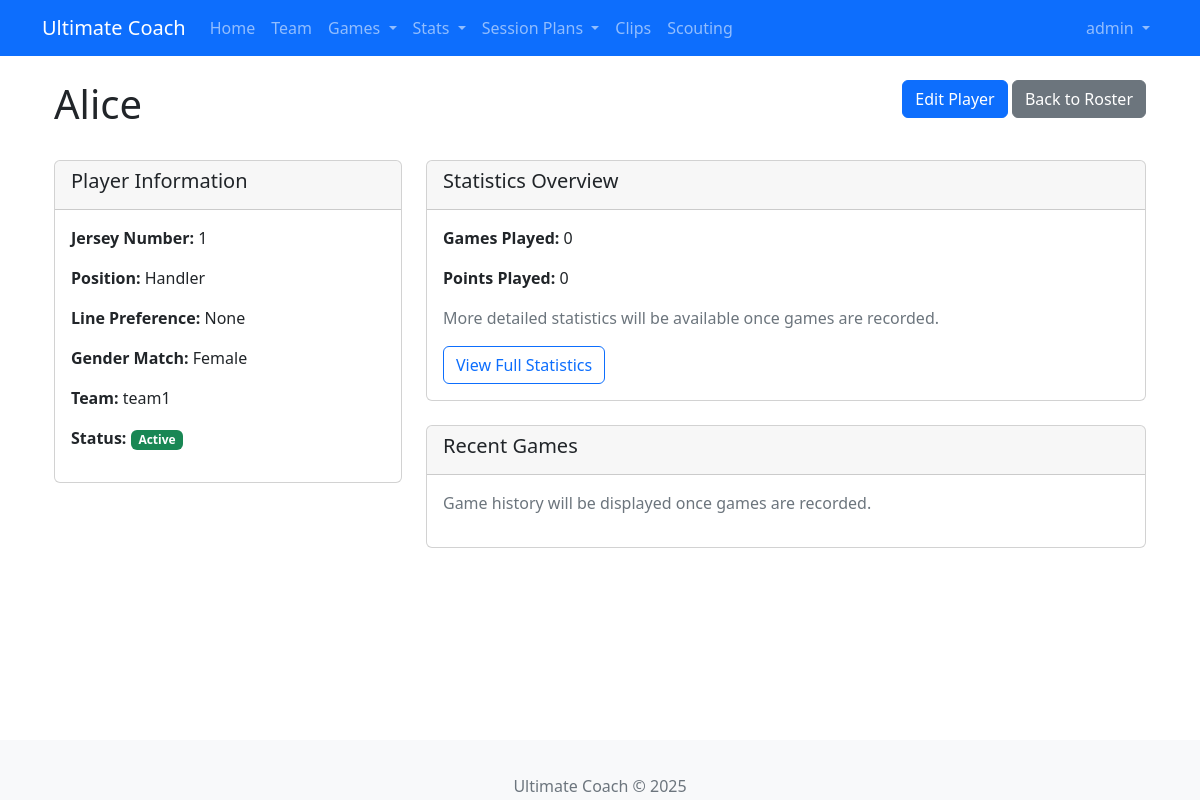
Page /team/player/1 (signed in) on the committed database.
### app/models/user.py (models this page shows, shortened)
class User(UserMixin, db.Model):
    id = db.Column(db.Integer, primary_key=True)
    username = db.Column(db.String(64), unique=True, nullable=False)
    email = db.Column(db.String(120), unique=True, nullable=False)
    password_hash = db.Column(db.String(128))
    role = db.Column(db.String(20), default='user')  # Add this line
    is_admin = db.Column(db.Boolean, default=False)
    created_at = db.Column(db.DateTime, default=datetime.utcnow)
    created_drills = db.relationship('SavedDrill', backref='creator', lazy='dynamic')
    player_profile = db.relationship('Player', back_populates='user_account', uselist=False)

### app/models/player.py (models this page shows, shortened)
class Player(db.Model):
    id = db.Column(db.Integer, primary_key=True)
    name = db.Column(db.String(100), nullable=False)
    jersey_number = db.Column(db.String(10))
    position = db.Column(db.String(20))
    height = db.Column(db.String(20))
    weight = db.Column(db.String(20))
    gender = db.Column(db.String(20))
    gender_match = db.Column(db.String(20))
    birth_date = db.Column(db.Date)
    team = db.Column(db.String(50))
    email = db.Column(db.String(120))
    phone = db.Column(db.String(20))
    line_preference = db.Column(db.String(20))
    active = db.Column(db.Boolean, default=True)
    notes = db.Column(db.Text)
    points_played = db.Column(db.Integer, default=0)
    games_played= db.Column(db.Integer, default=0)
    user_id = db.Column(db.Integer, db.ForeignKey('user.id'), nullable=True)
    user_account = db.relationship('User', back_populates='player_profile')
    lineups = db.relationship('LineUp', backref='player', lazy='dynamic', cascade='all, delete-orphan')
    player_events = db.relationship(
        "Event",
        foreign_keys='Event.player_id',
        back_populates="player",
        lazy='dynamic'
    )
    receiver_events = db.relationship(
        'Event',
        foreign_keys='Event.receiver_id',
        back_populates='receiver',
        lazy='dynamic'
    )
    receptions = db.relationship('Event', foreign_keys='Event.receiver_id', backref='receiver', lazy='dynamic')
    pulls = db.relationship('Pull', backref='player', lazy='dynamic', cascade='all, delete-orphan')
    clip_appearances = db.relationship('ClipPlayer', backref='player', lazy='dynamic', cascade='all, delete-orphan')
    attendances = db.relationship('Attendance', back_populates='player', lazy='dynamic')
    session_rsvps = db.relationship('SessionRSVP', back_populates='player', lazy='dynamic')
    @property
    def receptions(self):
        return self.receiver_events.filter_by(event_type='catch').all()

### app/routes/team.py (the view)
@bp.route('/player/<int:player_id>')
@login_required
def player_detail(player_id):
    player = Player.query.get_or_404(player_id)
    return render_template('team/player_detail.html', player=player)

### app/models/user.py (called while the page is built)
@login.user_loader
def load_user(id):
    return User.query.get(int(id))

### app/templates/team/player_detail.html (shortened to what this page needs)
{% extends "base.html" %}
{% block content %}
<div class="container">
    <div class="row mb-4">
        <div class="col-md-8">
            <h1>{{ player.name }}</h1>
        </div>
        <div class="col-md-4 text-end">
            <a href="{{ url_for('team.edit_player', player_id=player.id) }}" class="btn btn-primary">Edit Player</a>
            <a href="{{ url_for('team.index') }}" class="btn btn-secondary">Back to Roster</a>
        </div>
    </div>
    <div class="row">
        <div class="col-md-4">
            <div class="card mb-4">
                <div class="card-header">
                    <h5>Player Information</h5>
                </div>
                <div class="card-body">
                    <p><strong>Jersey Number:</strong> {{ player.jersey_number or 'Not assigned' }}</p>
                    <p><strong>Position:</strong> {{ player.position|capitalize }}</p>
                    <p><strong>Line Preference:</strong> {{ player.line_preference }}</p>
                    <p><strong>Gender Match:</strong> {{ player.gender_match|capitalize }}</p>
                    <p><strong>Team:</strong> {{ player.team }}</p>
                    <p><strong>Status:</strong>
                        {% if player.active %}
                        <span class="badge bg-success">Active</span>
                        {% else %}
                        <span class="badge bg-secondary">Inactive</span>
                        {% endif %}
                    </p>
                </div>
            </div>
        </div>
        <div class="col-md-8">
            <div class="card mb-4">
                <div class="card-header">
                    <h5>Statistics Overview</h5>
                </div>
                <div class="card-body">
                    <p><strong>Games Played:</strong> {{ player.games_played }}</p>
                    <p><strong>Points Played:</strong> {{ player.points_played }}</p>
                    <p class="text-muted">More detailed statistics will be available once games are recorded.</p>
                    <div class="mt-3">
                        <a href="#" class="btn btn-outline-primary">View Full Statistics</a>
                    </div>
                </div>
            </div>
            <div class="card">
                <div class="card-header">
                    <h5>Recent Games</h5>
                </div>
                <div class="card-body">
                    <p class="text-muted">Game history will be displayed once games are recorded.</p>
                </div>
            </div>
        </div>
    </div>
</div>
{% endblock %}

### app/templates/base.html (shortened to what this page needs)
<!DOCTYPE html>
<html lang="en">
<head>
    <link rel="stylesheet" href="https://cdn.jsdelivr.net/npm/bootstrap@5.2.3/dist/css/bootstrap.min.css">
    <link rel="stylesheet" href="https://cdn.jsdelivr.net/npm/bootstrap-icons@1.10.5/font/bootstrap-icons.css">
    <link rel="stylesheet" href="{{ url_for('static', filename='css/main.css') }}">
</head>
<body>
    <nav class="navbar navbar-expand-lg navbar-dark bg-primary">
        <div class="container">
            <a class="navbar-brand" href="{{ url_for('main.index') }}">Ultimate Coach</a>
            <div class="collapse navbar-collapse" id="navbarNav">
                <ul class="navbar-nav me-auto">
                    <li class="nav-item">
                        <a class="nav-link" href="{{ url_for('main.index') }}"
                           data-bs-toggle="tooltip" data-bs-placement="bottom"
                           title="Return to homepage">Home</a>
                    </li>
                    <li class="nav-item">
                        <a class="nav-link" href="{{ url_for('team.index') }}"
                           data-bs-toggle="tooltip" data-bs-placement="bottom"
                           title="Manage team roster">Team</a>
                    </li>
                    <li class="nav-item dropdown">
                        <a class="nav-link dropdown-toggle" href="#" id="gamesDropdown"
                           role="button" data-bs-toggle="dropdown" aria-expanded="false"
                           data-bs-toggle="tooltip" data-bs-placement="bottom"
                           title="Manage games and tournaments">
                            Games
                        </a>
                    </li>
                    <li class="nav-item dropdown">
                        <a class="nav-link dropdown-toggle" href="#" id="statsDropdown"
                           role="button" data-bs-toggle="dropdown" aria-expanded="false"
                           data-bs-toggle="tooltip" data-bs-placement="bottom"
                           title="View comprehensive statistics and analytics">
                            Stats
                        </a>
                    </li>
                    <li class="nav-item dropdown">
                        <a class="nav-link dropdown-toggle" href="#" role="button" data-bs-toggle="dropdown">
                            Session Plans
                        </a>
                    </li>
                    <li class="nav-item">
                        <a class="nav-link" href="{{ url_for('clip.index') }}"
                           data-bs-toggle="tooltip" data-bs-placement="bottom"
                           title="Manage video clips">Clips</a>
                    </li>
                    <li class="nav-item">
                        <a class="nav-link" href="{{ url_for('scouting.index') }}"
                           data-bs-toggle="tooltip" data-bs-placement="bottom"
                           title="View scouting reports">Scouting</a>
                    </li>
                </ul>
                {% if current_user.is_authenticated %}
                <ul class="navbar-nav">
                    <li class="nav-item dropdown">
                        <a class="nav-link dropdown-toggle" href="#" id="userDropdown"
                           role="button" data-bs-toggle="dropdown" aria-expanded="false">
                            {{ current_user.username }}
                        </a>
                    </li>
                </ul>
                {% endif %}
            </div>
        </div>
    </nav>
    <div class="container mt-4">
        {% block content %}{% endblock %}
    </div>
    <footer class="footer mt-5 py-3 bg-light">
        <div class="container text-center">
            <span class="text-muted">Ultimate Coach &copy; 2025</span>
        </div>
    </footer>
</body>
</html>

### app/static/css/main.css (style rules this page uses)
body { padding-bottom: 60px; }
.footer { position: fixed; bottom: 0; width: 100%; height: 60px; line-height: 60px; background-color: #f5f5f5; }

### rows in the picture
User: username "admin"
Player: name "Alice", jersey_number "1", position "Handler", line_preference "None", gender_match "Female", team "team1", games_played "0", points_played "0"
